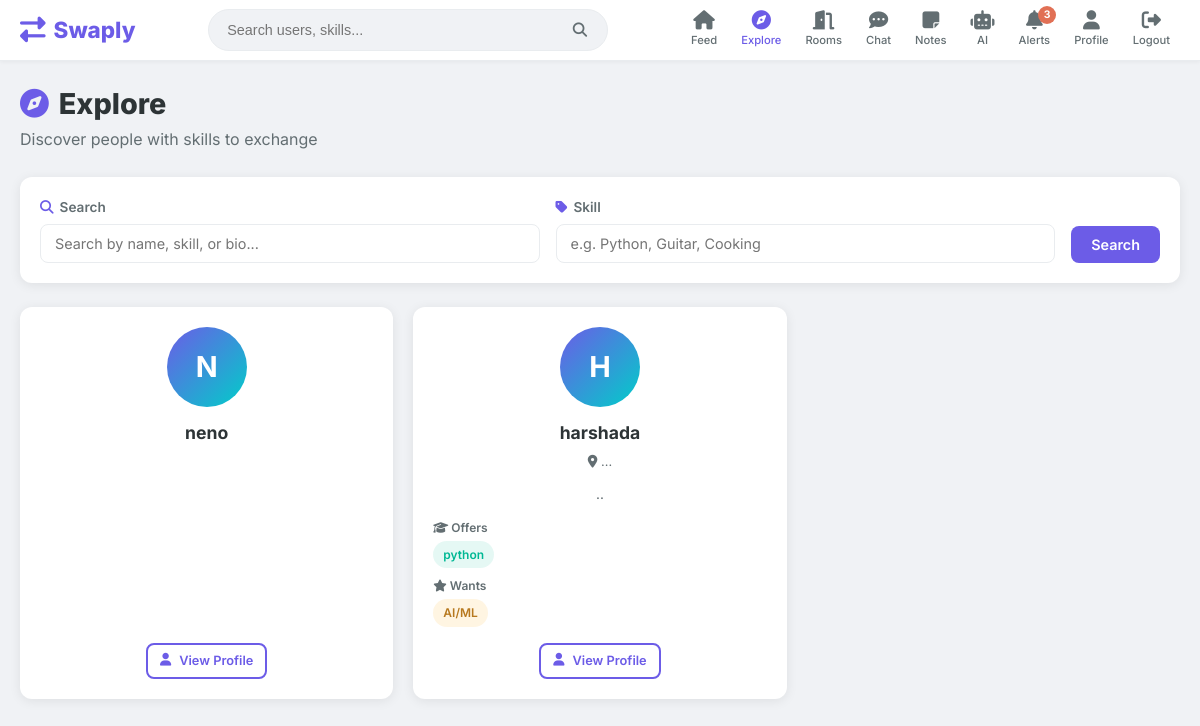
Page /explore (signed in) on the committed database.
### models.py (models this page shows, shortened)
class User(UserMixin, db.Model):
    id = db.Column(db.Integer, primary_key=True)
    username = db.Column(db.String(80), unique=True, nullable=False)
    email = db.Column(db.String(120), unique=True, nullable=False)
    password_hash = db.Column(db.String(200), nullable=False)
    bio = db.Column(db.Text, default='')
    location = db.Column(db.String(120), default='')
    skills_offered = db.Column(db.Text, default='')
    skills_wanted = db.Column(db.Text, default='')
    avatar = db.Column(db.String(300), default='')
    created_at = db.Column(db.DateTime, default=datetime.utcnow)
    posts = db.relationship('Post', backref='author', lazy=True, cascade='all, delete-orphan')
    sent_requests = db.relationship('FriendRequest', foreign_keys='FriendRequest.sender_id', backref='sender', lazy=True, cascade='all, delete-orphan')
    received_requests = db.relationship('FriendRequest', foreign_keys='FriendRequest.receiver_id', backref='receiver', lazy=True, cascade='all, delete-orphan')
    def skill_list(self, field):
        if not field:
            return []
        return [s.strip() for s in field.split(',') if s.strip()]

### app.py (the view, shortened to what this page needs)
@app.route('/explore')
@login_required
def explore():
    query = request.args.get('q', '').strip()
    skill = request.args.get('skill', '').strip()
    users = User.query.filter(User.id != current_user.id)
    if skill:
        users = users.filter(
            (User.skills_offered.ilike(f'%{skill}%')) |
            (User.skills_wanted.ilike(f'%{skill}%'))
        )
    users = users.order_by(User.created_at.desc()).all()
    return render_template('explore.html', users=users, query=query, skill=skill)

### app.py (called while the page is built)
@login_manager.user_loader
def load_user(user_id):
    return User.query.get(int(user_id))

@app.context_processor
def inject_globals():
    unread = 0
    if current_user.is_authenticated:
        unread = Notification.query.filter_by(user_id=current_user.id, is_read=False).count()
    return {'unread_notifications': unread}

### templates/explore.html (shortened to what this page needs)
{% extends "base.html" %}
{% block content %}
<div class="explore-page">
    <div class="explore-header">
        <h1><i class="fas fa-compass"></i> Explore</h1>
        <p>Discover people with skills to exchange</p>
    </div>
    <div class="explore-search card">
        <form method="GET" action="{{ url_for('explore') }}" class="explore-form">
            <div class="form-group">
                <label for="q"><i class="fas fa-search"></i> Search</label>
                <input type="text" id="q" name="q" value="{{ query }}" placeholder="Search by name, skill, or bio...">
            </div>
            <div class="form-group">
                <label for="skill"><i class="fas fa-tag"></i> Skill</label>
                <input type="text" id="skill" name="skill" value="{{ skill }}" placeholder="e.g. Python, Guitar, Cooking">
            </div>
            <button type="submit" class="btn btn-primary">Search</button>
        </form>
    </div>
    <div class="user-grid">
        {% for user in users %}
        <div class="user-card card">
            <div class="user-card-header">
                <div class="avatar avatar-lg">
                    {% if user.avatar %}
                    <img src="{{ url_for('uploaded_file', filename=user.avatar) }}" alt="{{ user.username }}">
                    {% else %}
                    <span>{{ user.username[0]|upper }}</span>
                    {% endif %}
                </div>
                <h3>{{ user.username }}</h3>
                {% if user.location %}
                <p class="user-location"><i class="fas fa-map-marker-alt"></i> {{ user.location }}</p>
                {% endif %}
            </div>
            {% if user.bio %}
            <p class="user-bio">{{ user.bio[:120] }}{% if user.bio|length > 120 %}...{% endif %}</p>
            {% endif %}
            <div class="user-skills">
                {% if user.skills_offered %}
                <div class="skill-group">
                    <small class="skill-label"><i class="fas fa-graduation-cap"></i> Offers</small>
                    <div class="skill-tags">
                        {% for s in user.skill_list(user.skills_offered)[:4] %}
                        <span class="tag tag-offer">{{ s }}</span>
                        {% endfor %}
                    </div>
                </div>
                {% endif %}
                {% if user.skills_wanted %}
                <div class="skill-group">
                    <small class="skill-label"><i class="fas fa-star"></i> Wants</small>
                    <div class="skill-tags">
                        {% for s in user.skill_list(user.skills_wanted)[:4] %}
                        <span class="tag tag-want">{{ s }}</span>
                        {% endfor %}
                    </div>
                </div>
                {% endif %}
            </div>
            <div class="user-card-actions">
                <a href="{{ url_for('profile', username=user.username) }}" class="btn btn-outline btn-sm">
                    <i class="fas fa-user"></i> View Profile
                </a>
            </div>
        </div>
        {% else %}
        <div class="empty-state card">
            <i class="fas fa-users"></i>
            <h3>No users found</h3>
            <p>Try a different search or check back later.</p>
        </div>
        {% endfor %}
    </div>
</div>
{% endblock %}

### static/css/style.css (style rules this page uses)
:root { --primary: #6c5ce7; --primary-dark: #5a4bd1; --primary-light: #a29bfe; --secondary: #00cec9; --success: #00b894; --danger: #e17055; --warning: #fdcb6e; --info: #0984e3; --dark: #2d3436; --light: #f8f9fa; --gray: #636e72; --border: #e9ecef; --bg: #f0f2f5; --white: #ffffff; --shadow: 0 2px 12px rgba(0, 0, 0, 0.08); --shadow-lg: 0 8px 30px rgba(0, 0, 0, 0.12); --radius: 12px; --radius-sm: 8px; --transition: all 0.3s ease; }
* { margin: 0; padding: 0; box-sizing: border-box; }
body { font-family: 'Inter', -apple-system, BlinkMacSystemFont, 'Segoe UI', sans-serif; background: var(--bg); color: var(--dark); line-height: 1.6; min-height: 100vh; }
a { text-decoration: none; color: inherit; }
.btn { display: inline-flex; align-items: center; justify-content: center; gap: 8px; padding: 10px 20px; border: none; border-radius: var(--radius-sm); font-size: 0.9rem; font-weight: 600; cursor: pointer; transition: var(--transition); font-family: inherit; }
.btn-primary { background: var(--primary); color: var(--white); }
.btn-outline { background: transparent; color: var(--primary); border: 2px solid var(--primary); }
.btn-sm { padding: 6px 12px; font-size: 0.8rem; }
.card { background: var(--white); border-radius: var(--radius); box-shadow: var(--shadow); padding: 20px; margin-bottom: 20px; }
.form-group { display: flex; flex-direction: column; gap: 6px; }
.form-group label { font-size: 0.85rem; font-weight: 600; color: var(--gray); display: flex; align-items: center; gap: 6px; }
.form-group label i { color: var(--primary); }
.form-group input, .form-group textarea, .form-group select { padding: 10px 14px; border: 1px solid var(--border); border-radius: var(--radius-sm); font-size: 0.9rem; font-family: inherit; transition: var(--transition); background: var(--white); color: var(--dark); }
.tag { display: inline-block; padding: 4px 10px; border-radius: 20px; font-size: 0.75rem; font-weight: 600; background: rgba(108, 92, 231, 0.1); color: var(--primary); transition: var(--transition); }
.tag-offer { background: rgba(0, 184, 148, 0.1); color: var(--success); }
.tag-want { background: rgba(253, 203, 110, 0.2); color: #b7791f; }
.avatar { width: 60px; height: 60px; border-radius: 50%; background: linear-gradient(135deg, var(--primary), var(--secondary)); display: flex; align-items: center; justify-content: center; color: var(--white); font-weight: 700; font-size: 1.4rem; overflow: hidden; flex-shrink: 0; }
.avatar-lg { width: 80px; height: 80px; font-size: 1.8rem; }
.explore-header { margin-bottom: 24px; }
.explore-header h1 { font-size: 1.8rem; font-weight: 800; display: flex; align-items: center; gap: 10px; }
.explore-header h1 i { color: var(--primary); }
.explore-header p { color: var(--gray); }
.explore-search { margin-bottom: 24px; }
.explore-form { display: flex; gap: 16px; align-items: flex-end; flex-wrap: wrap; }
.explore-form .form-group { flex: 1; min-width: 200px; }
.user-grid { display: grid; grid-template-columns: repeat(auto-fill, minmax(280px, 1fr)); gap: 20px; }
.user-card { display: flex; flex-direction: column; transition: var(--transition); }
.user-card-header { text-align: center; margin-bottom: 12px; }
.user-card-header .avatar { margin: 0 auto 12px; }
.user-card-header h3 { font-size: 1.1rem; font-weight: 700; }
.user-location { color: var(--gray); font-size: 0.8rem; margin-top: 4px; }
.user-bio { color: var(--gray); font-size: 0.85rem; margin-bottom: 12px; text-align: center; }
.user-skills { display: flex; flex-direction: column; gap: 8px; margin-bottom: 16px; }
.skill-group { display: flex; flex-direction: column; gap: 4px; }
.skill-label { color: var(--gray); font-size: 0.75rem; font-weight: 600; }
.skill-tags { display: flex; flex-wrap: wrap; gap: 4px; }
.user-card-actions { margin-top: auto; text-align: center; }

### rows in the picture
User: username "N", username "neno"
User: username "H", username "harshada", location "...", bio "..", skills_offered "python", skills_wanted "AI/ML"

### other values in the picture
{{ unread_notifications }} "3"
